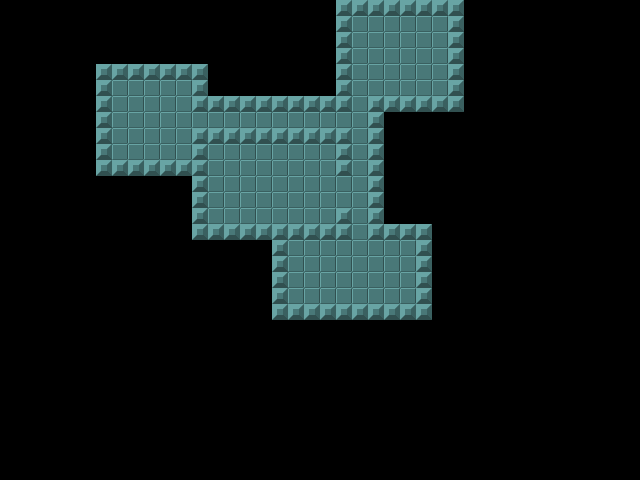

This is a level from a 2D game, rendered from its Tiled map with the project's own tilesets. A one-line summary and the complete map file follow:
An orthogonal 40x30 tile map with 16x16 px tiles, 1 tile layer (walls) and 1 object (player).

<map version="1.2" tiledversion="1.2.0" orientation="orthogonal" renderorder="right-down" width="40" height="30" tilewidth="16" tileheight="16" infinite="0" nextlayerid="4" nextobjectid="5">
 <tileset firstgid="1" source="tiles.tsx" />
 <layer id="1" name="walls" width="40" height="30">
  <data encoding="csv">
0,0,0,0,0,0,0,0,0,0,0,0,0,0,0,0,0,0,0,0,0,3,3,3,3,3,3,3,3,0,0,0,0,0,0,0,0,0,0,0,
0,0,0,0,0,0,0,0,0,0,0,0,0,0,0,0,0,0,0,0,0,3,2,2,2,2,2,2,3,0,0,0,0,0,0,0,0,0,0,0,
0,0,0,0,0,0,0,0,0,0,0,0,0,0,0,0,0,0,0,0,0,3,2,2,2,2,2,2,3,0,0,0,0,0,0,0,0,0,0,0,
0,0,0,0,0,0,0,0,0,0,0,0,0,0,0,0,0,0,0,0,0,3,2,2,2,2,2,2,3,0,0,0,0,0,0,0,0,0,0,0,
0,0,0,0,0,0,3,3,3,3,3,3,3,0,0,0,0,0,0,0,0,3,2,2,2,2,2,2,3,0,0,0,0,0,0,0,0,0,0,0,
0,0,0,0,0,0,3,2,2,2,2,2,3,0,0,0,0,0,0,0,0,3,2,2,2,2,2,2,3,0,0,0,0,0,0,0,0,0,0,0,
0,0,0,0,0,0,3,2,2,2,2,2,3,3,3,3,3,3,3,3,3,3,2,3,3,3,3,3,3,0,0,0,0,0,0,0,0,0,0,0,
0,0,0,0,0,0,3,2,2,2,2,2,2,2,2,2,2,2,2,2,2,2,2,3,0,0,0,0,0,0,0,0,0,0,0,0,0,0,0,0,
0,0,0,0,0,0,3,2,2,2,2,2,3,3,3,3,3,3,3,3,3,3,2,3,0,0,0,0,0,0,0,0,0,0,0,0,0,0,0,0,
0,0,0,0,0,0,3,2,2,2,2,2,3,2,2,2,2,2,2,2,2,3,2,3,0,0,0,0,0,0,0,0,0,0,0,0,0,0,0,0,
0,0,0,0,0,0,3,3,3,3,3,3,3,2,2,2,2,2,2,2,2,3,2,3,0,0,0,0,0,0,0,0,0,0,0,0,0,0,0,0,
0,0,0,0,0,0,0,0,0,0,0,0,3,2,2,2,2,2,2,2,2,2,2,3,0,0,0,0,0,0,0,0,0,0,0,0,0,0,0,0,
0,0,0,0,0,0,0,0,0,0,0,0,3,2,2,2,2,2,2,2,2,2,2,3,0,0,0,0,0,0,0,0,0,0,0,0,0,0,0,0,
0,0,0,0,0,0,0,0,0,0,0,0,3,2,2,2,2,2,2,2,2,3,2,3,0,0,0,0,0,0,0,0,0,0,0,0,0,0,0,0,
0,0,0,0,0,0,0,0,0,0,0,0,3,3,3,3,3,3,3,3,3,3,2,3,3,3,3,0,0,0,0,0,0,0,0,0,0,0,0,0,
0,0,0,0,0,0,0,0,0,0,0,0,0,0,0,0,0,3,2,2,2,2,2,2,2,2,3,0,0,0,0,0,0,0,0,0,0,0,0,0,
0,0,0,0,0,0,0,0,0,0,0,0,0,0,0,0,0,3,2,2,2,2,2,2,2,2,3,0,0,0,0,0,0,0,0,0,0,0,0,0,
0,0,0,0,0,0,0,0,0,0,0,0,0,0,0,0,0,3,2,2,2,2,2,2,2,2,3,0,0,0,0,0,0,0,0,0,0,0,0,0,
0,0,0,0,0,0,0,0,0,0,0,0,0,0,0,0,0,3,2,2,2,2,2,2,2,2,3,0,0,0,0,0,0,0,0,0,0,0,0,0,
0,0,0,0,0,0,0,0,0,0,0,0,0,0,0,0,0,3,3,3,3,3,3,3,3,3,3,0,0,0,0,0,0,0,0,0,0,0,0,0,
0,0,0,0,0,0,0,0,0,0,0,0,0,0,0,0,0,0,0,0,0,0,0,0,0,0,0,0,0,0,0,0,0,0,0,0,0,0,0,0,
0,0,0,0,0,0,0,0,0,0,0,0,0,0,0,0,0,0,0,0,0,0,0,0,0,0,0,0,0,0,0,0,0,0,0,0,0,0,0,0,
0,0,0,0,0,0,0,0,0,0,0,0,0,0,0,0,0,0,0,0,0,0,0,0,0,0,0,0,0,0,0,0,0,0,0,0,0,0,0,0,
0,0,0,0,0,0,0,0,0,0,0,0,0,0,0,0,0,0,0,0,0,0,0,0,0,0,0,0,0,0,0,0,0,0,0,0,0,0,0,0,
0,0,0,0,0,0,0,0,0,0,0,0,0,0,0,0,0,0,0,0,0,0,0,0,0,0,0,0,0,0,0,0,0,0,0,0,0,0,0,0,
0,0,0,0,0,0,0,0,0,0,0,0,0,0,0,0,0,0,0,0,0,0,0,0,0,0,0,0,0,0,0,0,0,0,0,0,0,0,0,0,
0,0,0,0,0,0,0,0,0,0,0,0,0,0,0,0,0,0,0,0,0,0,0,0,0,0,0,0,0,0,0,0,0,0,0,0,0,0,0,0,
0,0,0,0,0,0,0,0,0,0,0,0,0,0,0,0,0,0,0,0,0,0,0,0,0,0,0,0,0,0,0,0,0,0,0,0,0,0,0,0,
0,0,0,0,0,0,0,0,0,0,0,0,0,0,0,0,0,0,0,0,0,0,0,0,0,0,0,0,0,0,0,0,0,0,0,0,0,0,0,0,
0,0,0,0,0,0,0,0,0,0,0,0,0,0,0,0,0,0,0,0,0,0,0,0,0,0,0,0,0,0,0,0,0,0,0,0,0,0,0,0
</data>
 </layer>
 <objectgroup id="2" name="entities">
  <object id="3" name="player" type="player" x="143.5" y="112" width="16" height="15.5" />
 </objectgroup>
</map>
